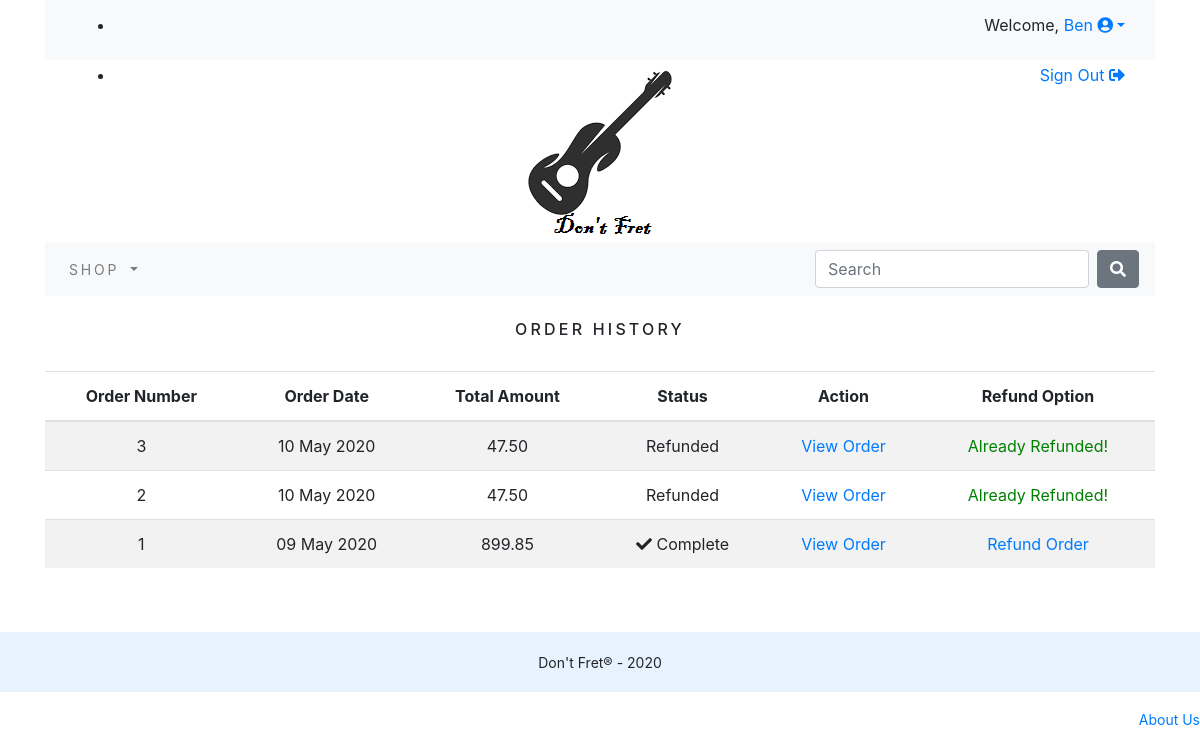
Page /order/history/ (signed in) on the committed database.
### order/models.py (models this page shows, shortened)
class Order(models.Model):
    token = models.CharField(max_length=250, blank=True)
    total = models.DecimalField(max_digits=10, decimal_places=2, verbose_name='Order Total (£)')
    emailAddress = models.EmailField(max_length=250, verbose_name='Email Address')
    order_date = models.DateTimeField(auto_now_add=True)  # Date of when order created is auto-generated
    is_refunded = models.BooleanField(default=False)
    billingName = models.CharField(max_length=250, blank=True)
    billingAddress1 = models.CharField(max_length=250, blank=True)
    billingCity = models.CharField(max_length=250, blank=True)
    billingPostcode = models.CharField(max_length=250, blank=True)
    billingCountry = models.CharField(max_length=250, blank=True)
    shippingName = models.CharField(max_length=250, blank=True)
    shippingAddress1 = models.CharField(max_length=250, blank=True)
    shippingCity = models.CharField(max_length=250, blank=True)
    shippingPostcode = models.CharField(max_length=250, blank=True)
    shippingCountry = models.CharField(max_length=250, blank=True)
    cardNo = models.CharField(max_length=16, default='0000000000000000', verbose_name='Card No.', validators=[RegexValidator(r'^\d{1,10}$')])
    class Meta:
        db_table = 'Order'  # Save in a table called Order
        ordering = ['-order_date']  # Sort the table by the order date

### order/views.py (the view)
# urls.py: path('history/', views.orderHistory, name='order_history'),  # For viewing users previous orders
@login_required()  # Anonymous users CANNOT access this page
def orderHistory(request):
    if request.user.is_authenticated:  # Check if user is registered
        email = str(request.user.email)  # Store their email in string
        order_details = Order.objects.filter(emailAddress=email)  # Retrieve order details from that customers email
    return render(request, 'order/orders_list.html', {'order_details': order_details})  # Display order list

### DontFretShop/context_processors.py (called while the page is built)
def menu_links(request):
    links = Category.objects.all()
    return dict(links=links)

### DontFretShop/models.py (called while the page is built)
	def get_url(self):
		return reverse('DontFretShop:products_by_category', args=[self.slug])

### cart/context_processors.py (called while the page is built)
def counter(request):
    item_count = 0  # Initialise item_count to zero
    if 'admin' in request.path:  # If the user is an admin return nothing
        return {}
    else:
        try:
            cart = Cart.objects.filter(cart_id=_cart_id(request))  # Find specific cart
            cart_items = CartItem.objects.all().filter(cart=cart[:1])  # Get all items in specific cart
            for cart_item in cart_items:  # Count items in cart
                item_count += cart_item.quantity
        except Cart.DoesNotExist:  # If cart hasn't been made yet
            item_count = 0
    return dict(item_count=item_count)  # Return a dictionary of item_count

### cart/views.py (called while the page is built)
def _cart_id(request):
    cart = request.session.session_key  # Request the id of the cart particular to the current session (if there is one)
    if not cart:  # If there is no cart in the current session
        cart = request.session.create()
    return cart  # Return cart id

### order/templates/order/orders_list.html (shortened to what this page needs)
{% extends "base.html" %}
{% load static %}
{% block content %}
    <div>
        <div class="text-center">
            <br>
            <h1 class="text-center my_title">Order History</h1>
            <br>
            {% if order_details %}
            <table class="table table-striped">
                <thead>
                    <tr>
                        <th>Order Number</th>
                        <th>Order Date</th>
                        <th>Total Amount</th>
                        <th>Status</th>
                        <th>Action</th>
                        <th>Refund Option</th>
                    </tr>
                </thead>
                <tbody>
                    {% for order in order_details %}
                    <tr>
                        <td>{{ order.id }}</td>
                        <td>{{ order.order_date|date:"d M Y" }}</td>
                        <td>{{ order.total }}</td>
                        {% if order.is_refunded == True %}
                        <td>Refunded</td>
                        {% else %}
                        <td><i class="fas fa-check"></i>&nbsp;Complete</td>
                        {% endif %}
                        <td><a href="{% url 'order:order_detail' order.id %}">View Order</a></td>
                        {% if order.is_refunded == True %}
                        <td style="color:green">Already Refunded!</td>
                        {% else %}
                        <td><a href="{% url 'order:refund_order' order.id %}">Refund Order</a></td>
                        {% endif %}
                    </tr>
                    {% endfor %}
                </tbody>
            </table>
            {% else %}
            <p>You have not placed any orders yet.<br><br><a href="{% url 'DontFretShop:featuredProdCat' %}" class="btn btn-secondary">
                Continue Shopping</a></p>
            {% endif %}
        </div>
    </div>
    <br>
    <br>
{% endblock %}

### DontFretShop/templates/base.html (shortened to what this page needs)
{% load static %}
<!DOCTYPE html>
<html lang="en">
<head>
	<link rel="stylesheet" href="{% static 'css/custom.css' %}">
	<link rel="stylesheet" href="{% static 'css/bootstrap.min.css' %}">
	<link rel="stylesheet" type="text/css" href="{% static 'css/all.min.css' %}">
</head>
<body>
	<div class="container">
		<div class="container-fluid bg-light navbar-fixed-top my_top_navbar_div">
			{% include 'top-navbar.html' %}
		</div>
		{% include 'header.html' %}
		{% include 'navbar.html' %}
		{% block content %}
		{% endblock %}
	</div>
	{% include 'footer.html' %}
</body>
</html>

### DontFretShop/templates/top-navbar.html (shortened to what this page needs)
<div class="container">
    <div class="m_custom_menu">
        <ul>
            {% if request.user.is_authenticated and request.user.first_name %}
            <li>
                Welcome, <a href="#" class="dropdown-toggle" data-toggle="dropdown" aria-haspopup="true" aria-expanded="false">
                {{ request.user.first_name }} <i class="fas fa-user-circle"></i></a>
            </li>
            <li>
                <a href="{% url 'signout' %}">Sign Out <i class="fas fa-sign-out-alt"></i></a>
            </li>
            {% endif %}
        </ul>
    </div>
</div>

### DontFretShop/templates/header.html
{% load static %}
<header>
	<center>
		<a href="{% url 'DontFretShop:featuredProdCat' %}"><img src="{% static 'img/logo.png' %}" alt="Don't Fret"></a>
	</center>
</header>

### DontFretShop/templates/navbar.html (shortened to what this page needs)
<nav class="navbar navbar-expand-lg navbar-light bg-light">
  <div class="collapse navbar-collapse" id="navbarSupportedContent">
    <ul class="navbar-nav mr-auto">
	  <li class="nav-item dropdown {% if 'DontFretShop' in request.path %}active{% endif %}">
        <a class="nav-link dropdown-toggle" href="#" id="navbarDropdown" role="button" data-toggle="dropdown" aria-haspopup="true" aria-expanded="false">
          Shop
        </a>
      </li>
    </ul>
    <form class="form-inline my-2 my-lg-0" action="{% url 'search_app:searchResult' %}" method="get">
      <input class="form-control mr-sm-2" type="search" placeholder="Search" aria-label="Search" name="q">
      <button class="btn btn-secondary my-2 my-sm-0" type="submit"><i class="fas fa-search"></i></button>
    </form>
  </div>
</nav>

### DontFretShop/templates/footer.html (shortened to what this page needs)
<div class="footer navbar-fixed-bottom my_footer">
	<p class="text-center">Don't Fret® - 2020</p>
	<p style="text-align: right">
		<a href="{% url 'about-us' %}">About Us</a>
	</p>
</div>

### static/css/custom.css (style rules this page uses)
body { font-family: 'Roboto', sans-serif; }
.nav-item { letter-spacing: .2em; font-size: 14px; text-transform: uppercase; }
.my_top_navbar_div { height: 60px; line-height: 50px; }
.m_custom_menu { text-align: right !important; }
.my_footer { background-color: #e6f3ff; height: 60px; }
.my_footer p { padding-top: 20px; font-size: 14px; }
.my_title { font-size: 16px; text-transform: uppercase; letter-spacing: .2em; }

### rows in the picture
Order: id "3", order_date "10 May 2020", total "47.50", is_refunded "Refunded"
Order: id "2", order_date "10 May 2020", total "47.50", is_refunded "Refunded"
Order: id "1", order_date "09 May 2020", total "899.85", is_refunded False (drawn)

### other values in the picture
{{ request.user.first_name }} "Ben"
